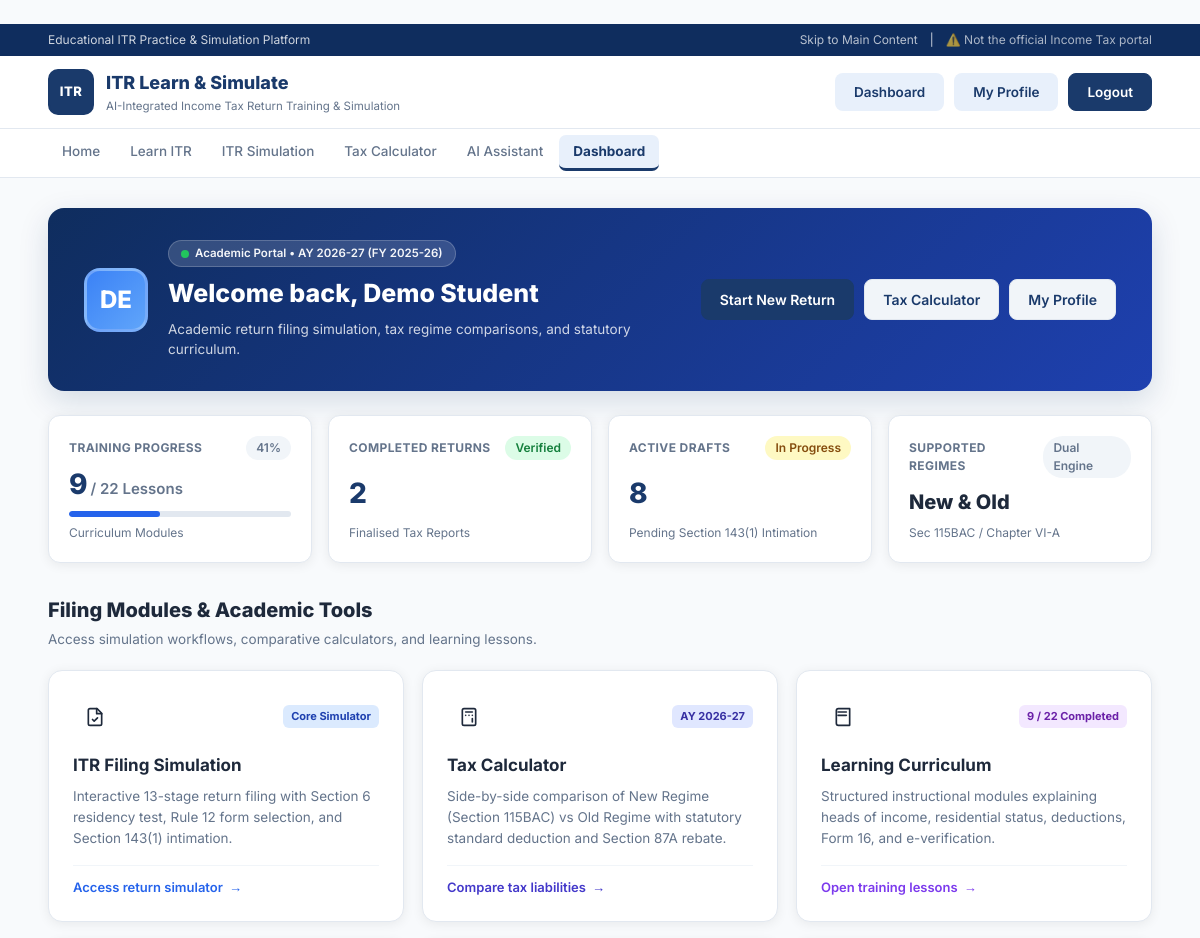
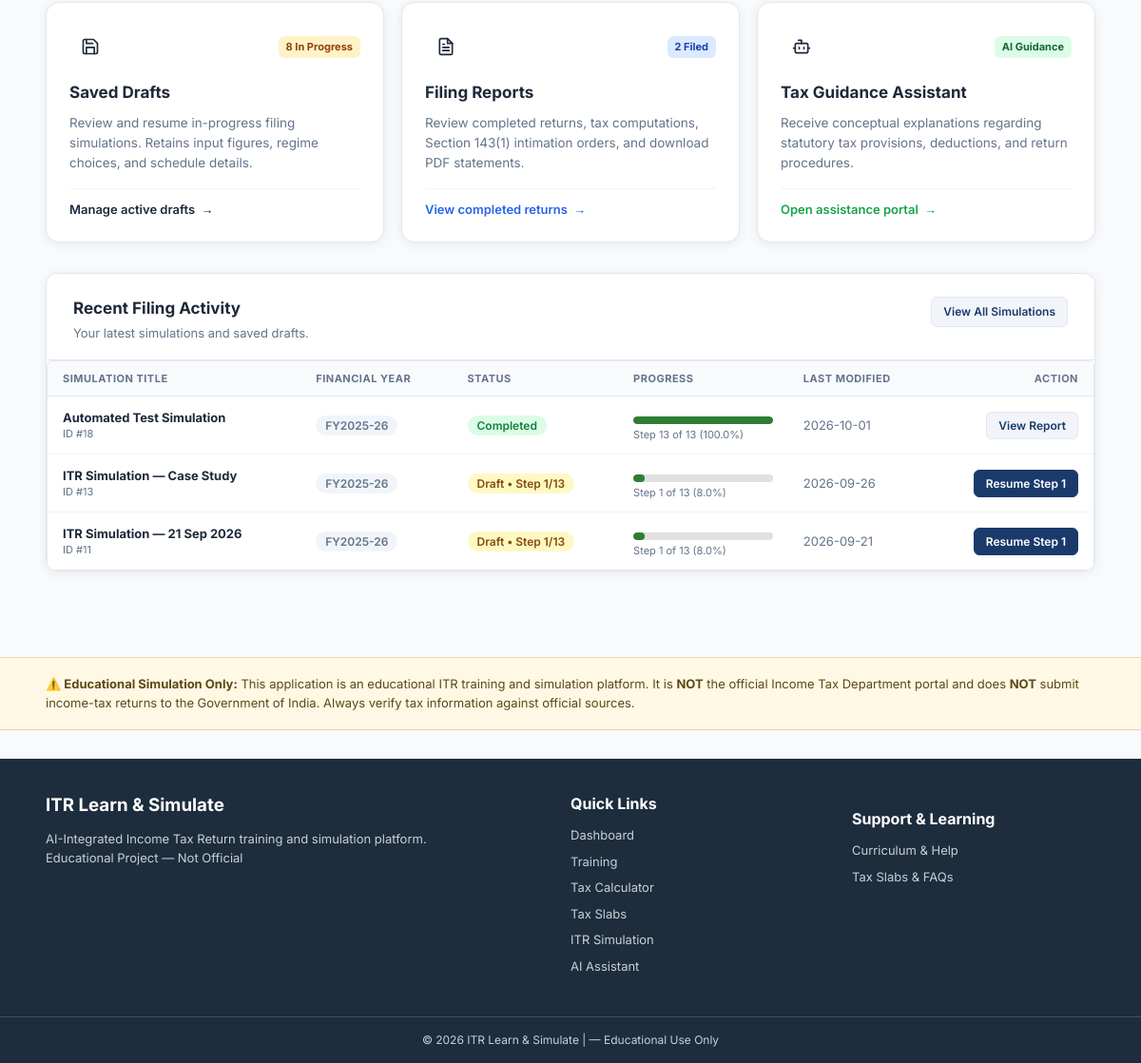
/dashboard (signed in), run on the app's committed database (2 pictures, top to bottom).
### tables this page shows
CREATE TABLE users (
            id INTEGER PRIMARY KEY AUTOINCREMENT,
            name TEXT NOT NULL,
            email TEXT UNIQUE NOT NULL,
            phone TEXT,
            password TEXT NOT NULL
        , pan TEXT, is_verified INTEGER DEFAULT 1, security_question TEXT, security_answer TEXT);

CREATE TABLE simulations (
            id INTEGER PRIMARY KEY AUTOINCREMENT,
            user_id INTEGER NOT NULL,
            title TEXT NOT NULL,
            financial_year TEXT DEFAULT 'FY2025-26',
            regime TEXT DEFAULT 'new',
            current_step INTEGER DEFAULT 1,
            total_steps INTEGER DEFAULT 13,
            status TEXT DEFAULT 'draft',
            simulation_data TEXT,
            tax_result TEXT,
            created_at TEXT DEFAULT CURRENT_TIMESTAMP,
            updated_at TEXT DEFAULT CURRENT_TIMESTAMP,
            FOREIGN KEY (user_id) REFERENCES users(id)
        );

### app.py (the view)
@app.route("/dashboard")
@login_required
def dashboard():
    user = get_current_user()
    stats = get_user_stats(session["user_id"])
    conn = get_db()
    recent_drafts = conn.execute(
        "SELECT * FROM simulations WHERE user_id = ? "
        "ORDER BY updated_at DESC LIMIT 3",
        (session["user_id"],)
    ).fetchall()
    conn.close()
    return render_template(
        "dashboard.html",
        user=user,
        stats=stats,
        recent_drafts=recent_drafts
    )

### app.py (called while the page is built)
def get_db():
    conn = sqlite3.connect(DATABASE_PATH)
    conn.row_factory = sqlite3.Row
    return conn

def login_required(f):
    from functools import wraps
    @wraps(f)
    def decorated(*args, **kwargs):
        if "user_id" not in session:
            flash("Please log in to continue.", "info")
            return redirect(url_for("login"))
        return f(*args, **kwargs)
    return decorated

def get_current_user():
    if "user_id" not in session:
        return None
    conn = get_db()
    user = conn.execute(
        "SELECT * FROM users WHERE id = ?",
        (session["user_id"],)
    ).fetchone()
    conn.close()
    return user

### templates/dashboard.html (shortened to what this page needs)
{% extends "base.html" %}
{% block content %}
<div class="page-container dashboard-page-wrapper">
    <div class="dash-hero-card">
        <div class="dash-hero-left">
            <div class="dash-user-avatar">
                {{ user["name"][:2]|upper }}
            </div>
            <div class="dash-hero-text">
                <div class="dash-hero-badge">
                    <span class="pulse-dot"></span> Academic Portal &bull; AY 2026-27 (FY 2025-26)
                </div>
                <h1 class="dash-hero-title">Welcome back, {{ user["name"] }}</h1>
                <p class="dash-hero-subtitle">
                    Academic return filing simulation, tax regime comparisons, and statutory curriculum.
                </p>
            </div>
        </div>
        <div class="dash-hero-actions">
            <a href="{{ url_for('simulation_new') }}" class="btn btn-primary"
               onclick="document.getElementById('newSimForm').submit(); return false;">
                Start New Return
            </a>
            <a href="{{ url_for('tax_calculator') }}" class="btn btn-secondary">
                Tax Calculator
            </a>
            <a href="{{ url_for('profile') }}" class="btn btn-secondary">
                My Profile
            </a>
        </div>
    </div>
    <div class="dash-stats-grid">
        <div class="dash-stat-card">
            <div class="dash-stat-top">
                <span class="dash-stat-label">Training Progress</span>
                <span class="badge-pill badge-neutral">{{ stats.training_pct }}%</span>
            </div>
            <div class="dash-stat-val">{{ stats.lessons_completed }}<span class="dash-stat-denom"> / {{ stats.total_lessons }} Lessons</span></div>
            <div class="dash-progress-wrap">
                <div class="dash-progress-bar" style="width: {{ stats.training_pct }}%;"></div>
            </div>
            <span class="dash-stat-sub">Curriculum Modules</span>
        </div>
        <div class="dash-stat-card">
            <div class="dash-stat-top">
                <span class="dash-stat-label">Completed Returns</span>
                <span class="badge-pill badge-completed">Verified</span>
            </div>
            <div class="dash-stat-val">{{ stats.sims_completed }}</div>
            <span class="dash-stat-sub">Finalised Tax Reports</span>
        </div>
        <div class="dash-stat-card">
            <div class="dash-stat-top">
                <span class="dash-stat-label">Active Drafts</span>
                <span class="badge-pill badge-draft">In Progress</span>
            </div>
            <div class="dash-stat-val">{{ stats.drafts }}</div>
            <span class="dash-stat-sub">Pending Section 143(1) Intimation</span>
        </div>
        <div class="dash-stat-card">
            <div class="dash-stat-top">
                <span class="dash-stat-label">Supported Regimes</span>
                <span class="badge-pill badge-neutral">Dual Engine</span>
            </div>
            <div class="dash-stat-val" style="font-size: 20px; line-height: 32px; color: var(--text);">New &amp; Old</div>
            <span class="dash-stat-sub">Sec 115BAC / Chapter VI-A</span>
        </div>
    </div>
    <div class="dash-section-header">
        <div>
            <h2 class="dash-section-title">Filing Modules &amp; Academic Tools</h2>
            <p class="dash-section-subtitle">Access simulation workflows, comparative calculators, and learning lessons.</p>
        </div>
    </div>
    <div class="dash-modules-grid">
        <a href="{{ url_for('simulation') }}" class="dash-module-card">
            <div class="dash-module-top">
                <span class="dash-module-icon">
                    <svg width="20" height="20" viewBox="0 0 24 24" fill="none" stroke="currentColor" stroke-width="2" stroke-linecap="round" stroke-linejoin="round">
                        <path d="M14.5 2H6a2 2 0 0 0-2 2v16a2 2 0 0 0 2 2h12a2 2 0 0 0 2-2V7.5L14.5 2z"></path>
                        <polyline points="14 2 14 8 20 8"></polyline>
                        <path d="m9 15 2 2 4-4"></path>
                    </svg>
                </span>
                <span class="module-tag tag-blue">Core Simulator</span>
            </div>
            <h3 class="dash-module-title">ITR Filing Simulation</h3>
            <p class="dash-module-desc">
                Interactive 13-stage return filing with Section 6 residency test, Rule 12 form selection, and Section 143(1) intimation.
            </p>
            <div class="dash-module-footer text-blue">
                <span>Access return simulator</span> &rarr;
            </div>
        </a>
        <a href="{{ url_for('tax_calculator') }}" class="dash-module-card">
            <div class="dash-module-top">
                <span class="dash-module-icon">
                </span>
                <span class="module-tag tag-indigo">AY 2026-27</span>
            </div>
            <h3 class="dash-module-title">Tax Calculator</h3>
            <p class="dash-module-desc">
                Side-by-side comparison of New Regime (Section 115BAC) vs Old Regime with statutory standard deduction and Section 87A rebate.
            </p>
            <div class="dash-module-footer text-indigo">
                <span>Compare tax liabilities</span> &rarr;
            </div>
        </a>
        <a href="{{ url_for('training') }}" class="dash-module-card">
            <div class="dash-module-top">
                <span class="dash-module-icon">
                    <svg width="20" height="20" viewBox="0 0 24 24" fill="none" stroke="currentColor" stroke-width="2" stroke-linecap="round" stroke-linejoin="round">
                        <path d="M4 19.5v-15A2.5 2.5 0 0 1 6.5 2H20v20H6.5a2.5 2.5 0 0 1-2.5-2.5Z"></path>
                        <path d="M6 6h10"></path>
                        <path d="M6 10h10"></path>
                    </svg>
                </span>
                <span class="module-tag tag-purple">{{ stats.lessons_completed }} / {{ stats.total_lessons }} Completed</span>
            </div>
            <h3 class="dash-module-title">Learning Curriculum</h3>
            <p class="dash-module-desc">
                Structured instructional modules explaining heads of income, residential status, deductions, Form 16, and e-verification.
            </p>
            <div class="dash-module-footer text-purple">
                <span>Open training lessons</span> &rarr;
            </div>
        </a>
        <a href="{{ url_for('drafts') }}" class="dash-module-card">
            <div class="dash-module-top">
                <span class="dash-module-icon">
                </span>
                <span class="module-tag tag-amber">{{ stats.drafts }} In Progress</span>
            </div>
            <h3 class="dash-module-title">Saved Drafts</h3>
            <p class="dash-module-desc">
                Review and resume in-progress filing simulations. Retains input figures, regime choices, and schedule details.
            </p>
            <div class="dash-module-footer text-amber">
                <span>Manage active drafts</span> &rarr;
            </div>
        </a>
        <a href="{{ url_for('reports') }}" class="dash-module-card">
            <div class="dash-module-top">
                <span class="dash-module-icon">
                </span>
                <span class="module-tag tag-blue">{{ stats.sims_completed }} Filed</span>
            </div>
            <h3 class="dash-module-title">Filing Reports</h3>
            <p class="dash-module-desc">
                Review completed returns, tax computations, Section 143(1) intimation orders, and download PDF statements.
            </p>
            <div class="dash-module-footer text-blue">
                <span>View completed returns</span> &rarr;
            </div>
        </a>
        <a href="{{ url_for('ai_assistant') }}" class="dash-module-card">
            <div class="dash-module-top">
                <span class="dash-module-icon">
                </span>
                <span class="module-tag tag-green">AI Guidance</span>
            </div>
            <h3 class="dash-module-title">Tax Guidance Assistant</h3>
            <p class="dash-module-desc">
                Receive conceptual explanations regarding statutory tax provisions, deductions, and return procedures.
            </p>
            <div class="dash-module-footer text-green">
                <span>Open assistance portal</span> &rarr;
            </div>
        </a>
    </div>
    <div class="sim-table-card" style="margin-top: 32px;">
        <div class="sim-table-header">
            <div>
                <h2 class="sim-table-title">Recent Filing Activity</h2>
                <p class="sim-table-subtitle">Your latest simulations and saved drafts.</p>
            </div>
            <a href="{{ url_for('simulation') }}" class="btn btn-sm btn-secondary">
                View All Simulations
            </a>
        </div>
        {% if recent_drafts %}
        <div class="table-responsive">
            <table class="saas-data-table">
                <thead>
                    <tr>
                        <th>Simulation Title</th>
                        <th>Financial Year</th>
                        <th>Status</th>
                        <th>Progress</th>
                        <th>Last Modified</th>
                        <th style="text-align: right;">Action</th>
                    </tr>
                </thead>
                <tbody>
                    {% for draft in recent_drafts %}
                    <tr>
                        <td>
                            <div class="sim-row-title">
                                <strong>{{ draft["title"] }}</strong>
                                <span class="sim-row-meta">ID #{{ draft["id"] }}</span>
                            </div>
                        </td>
                        <td><span class="badge-pill badge-neutral">{{ draft["financial_year"] }}</span></td>
                        <td>
                            {% if draft["status"] == "completed" %}
                                <span class="badge-pill badge-completed">Completed</span>
                            {% else %}
                                <span class="badge-pill badge-draft">Draft &bull; Step {{ draft["current_step"] }}/13</span>
                            {% endif %}
                        </td>
                        <td>
                            <div class="sim-progress-cell">
                                <div class="progress-bar-wrap">
                                    <div class="progress-bar" style="width: {{ ((draft['current_step'] / 13) * 100)|round }}%;"></div>
                                </div>
                                <span class="sim-progress-label">Step {{ draft["current_step"] }} of 13 ({{ ((draft['current_step'] / 13) * 100)|round }}%)</span>
                            </div>
                        </td>
                        <td><span class="text-sm text-muted">{{ draft["updated_at"][:10] if draft["updated_at"] else "—" }}</span></td>
                        <td style="text-align: right;">
                            {% if draft["status"] == "completed" %}
                                <a href="{{ url_for('report_view', sim_id=draft['id']) }}" class="btn btn-sm btn-secondary">View Report</a>
                            {% else %}
                                <a href="{{ url_for('simulation_step', sim_id=draft['id'], step=draft['current_step']) }}" class="btn btn-sm btn-primary">Resume Step {{ draft['current_step'] }}</a>
                            {% endif %}
                        </td>
                    </tr>
                    {% endfor %}
                </tbody>
            </table>
        </div>
        {% endif %}
    </div>
</div>
{% endblock %}

### data on the page
users: name "DE", name "Demo Student"
simulations: title "Automated Test Simulation", id "18", financial_year "FY2025-26", status "Completed", current_step "13", ((draft['current_step']/13)*100)|round "100.0", updated_at "2026-10-01"
simulations: title "ITR Simulation — Case Study", id "13", financial_year "FY2025-26", current_step "1", ((draft['current_step']/13)*100)|round "8.0", updated_at "2026-09-26"
simulations: title "ITR Simulation — 21 Sep 2026", id "11", financial_year "FY2025-26", current_step "1", ((draft['current_step']/13)*100)|round "8.0", updated_at "2026-09-21"

### other printed values
{{ stats.training_pct }} "41"
{{ stats.lessons_completed }} "9"
{{ stats.total_lessons }} "22"
{{ stats.sims_completed }} "2"
{{ stats.drafts }} "8"
